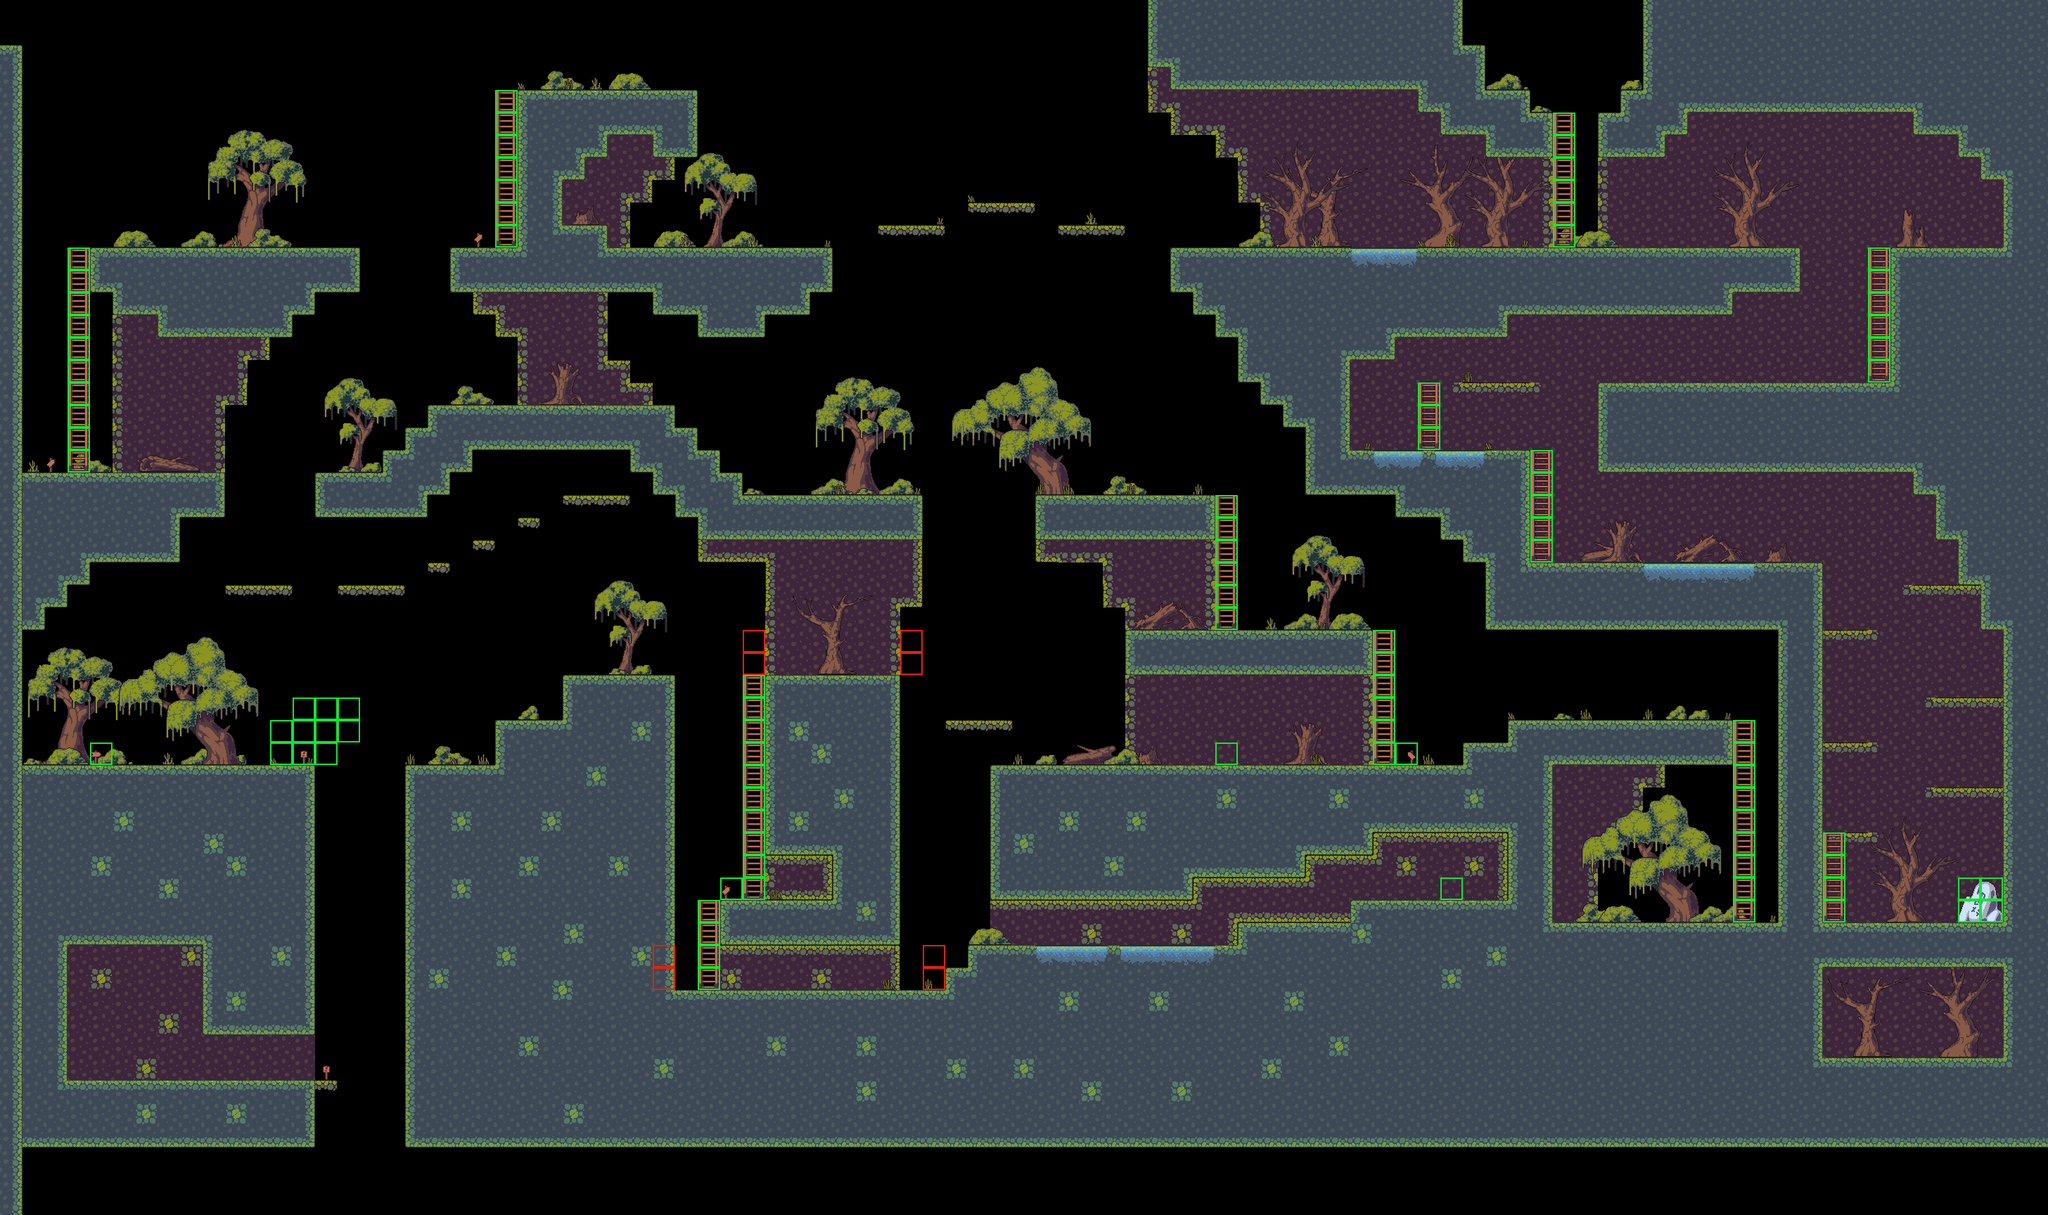

A 2D game scene composited from a Tiled map and its tileset images. What follows is a short description and the map's XML, with each tile layer's data collapsed to a summary:
An orthogonal 91x54 tile map with 32x32 px tiles, 14 tile layers (Tile Layer 1, trees, grass_bushes, ladders and pointers, ...), 1 hidden layer not drawn, 39 tilesets.

<map version="1.5" tiledversion="1.7.2" orientation="orthogonal" renderorder="right-down" width="91" height="54" tilewidth="32" tileheight="32" infinite="0" nextlayerid="20" nextobjectid="1">
 <tileset firstgid="1" name="Tileset" tilewidth="32" tileheight="32" tilecount="60" columns="10">
  <image source="Tileset.png" width="320" height="192" />
  <wangsets>
   <wangset name="terrain" type="mixed" tile="-1" />
   <wangset name="Unnamed Set" type="mixed" tile="-1" />
  </wangsets>
 </tileset>
 <tileset firstgid="61" name="stairs1" tilewidth="32" tileheight="32" tilecount="1" columns="1">
  <image source="free-swamp-game-tileset-pixel-art/3 Objects/Ladders/1.png" width="32" height="32" />
 </tileset>
 <tileset firstgid="62" name="stairs3" tilewidth="32" tileheight="32" tilecount="1" columns="1">
  <image source="free-swamp-game-tileset-pixel-art/3 Objects/Ladders/3.png" width="32" height="32" />
 </tileset>
 <tileset firstgid="63" name="stairs4" tilewidth="32" tileheight="32" tilecount="1" columns="1">
  <image source="free-swamp-game-tileset-pixel-art/3 Objects/Ladders/4.png" width="32" height="32" />
 </tileset>
 <tileset firstgid="64" name="stairs5" tilewidth="32" tileheight="32" tilecount="1" columns="1">
  <image source="free-swamp-game-tileset-pixel-art/3 Objects/Ladders/5.png" width="32" height="32" />
 </tileset>
 <tileset firstgid="65" name="stairs6" tilewidth="32" tileheight="32" tilecount="1" columns="1">
  <image source="free-swamp-game-tileset-pixel-art/3 Objects/Ladders/6.png" width="32" height="32" />
 </tileset>
 <tileset firstgid="66" name="Tileset1" tilewidth="32" tileheight="32" tilecount="60" columns="10">
  <image source="Tileset1.png" width="320" height="192" />
 </tileset>
 <tileset firstgid="126" name="bush1" tilewidth="32" tileheight="32" tilecount="1" columns="1">
  <image source="free-swamp-game-tileset-pixel-art/3 Objects/Bushes/1.png" width="32" height="32" />
 </tileset>
 <tileset firstgid="127" name="bush2" tilewidth="32" tileheight="32" tilecount="1" columns="1">
  <image source="free-swamp-game-tileset-pixel-art/3 Objects/Bushes/2.png" width="32" height="32" />
 </tileset>
 <tileset firstgid="128" name="bush4" tilewidth="32" tileheight="32" tilecount="1" columns="1">
  <image source="free-swamp-game-tileset-pixel-art/3 Objects/Bushes/4.png" width="32" height="32" />
 </tileset>
 <tileset firstgid="129" name="bush5" tilewidth="64" tileheight="32" tilecount="1" columns="1">
  <image source="free-swamp-game-tileset-pixel-art/3 Objects/Bushes/5.png" width="64" height="32" />
 </tileset>
 <tileset firstgid="130" name="bush7" tilewidth="64" tileheight="32" tilecount="1" columns="1">
  <image source="free-swamp-game-tileset-pixel-art/3 Objects/Bushes/7.png" width="64" height="32" />
 </tileset>
 <tileset firstgid="131" name="bush9" tilewidth="64" tileheight="32" tilecount="1" columns="1">
  <image source="free-swamp-game-tileset-pixel-art/3 Objects/Bushes/9.png" width="64" height="32" />
 </tileset>
 <tileset firstgid="132" name="pointer1" tilewidth="32" tileheight="32" tilecount="1" columns="1">
  <image source="free-swamp-game-tileset-pixel-art/3 Objects/Pointers/1.png" width="32" height="32" />
 </tileset>
 <tileset firstgid="133" name="pointer2" tilewidth="32" tileheight="32" tilecount="1" columns="1">
  <image source="free-swamp-game-tileset-pixel-art/3 Objects/Pointers/2.png" width="32" height="32" />
 </tileset>
 <tileset firstgid="134" name="pointer3" tilewidth="32" tileheight="32" tilecount="1" columns="1">
  <image source="free-swamp-game-tileset-pixel-art/3 Objects/Pointers/3.png" width="32" height="32" />
 </tileset>
 <tileset firstgid="135" name="pointer4" tilewidth="32" tileheight="32" tilecount="1" columns="1">
  <image source="free-swamp-game-tileset-pixel-art/3 Objects/Pointers/4.png" width="32" height="32" />
 </tileset>
 <tileset firstgid="136" name="pointer7" tilewidth="32" tileheight="32" tilecount="1" columns="1">
  <image source="free-swamp-game-tileset-pixel-art/3 Objects/Pointers/7.png" width="32" height="32" />
 </tileset>
 <tileset firstgid="137" name="pointer8" tilewidth="32" tileheight="32" tilecount="1" columns="1">
  <image source="free-swamp-game-tileset-pixel-art/3 Objects/Pointers/8.png" width="32" height="32" />
 </tileset>
 <tileset firstgid="138" name="ridge2" tilewidth="64" tileheight="32" tilecount="1" columns="1">
  <image source="free-swamp-game-tileset-pixel-art/3 Objects/Ridges/2.png" width="64" height="32" />
 </tileset>
 <tileset firstgid="139" name="ridge1" tilewidth="96" tileheight="32" tilecount="1" columns="1">
  <image source="free-swamp-game-tileset-pixel-art/3 Objects/Ridges/1.png" width="96" height="32" />
 </tileset>
 <tileset firstgid="140" name="ridge5" tilewidth="96" tileheight="32" tilecount="1" columns="1">
  <image source="free-swamp-game-tileset-pixel-art/3 Objects/Ridges/5.png" width="96" height="32" />
 </tileset>
 <tileset firstgid="141" name="ridge3" tilewidth="32" tileheight="32" tilecount="8" columns="4">
  <image source="free-swamp-game-tileset-pixel-art/3 Objects/Ridges/3.png" width="128" height="64" />
 </tileset>
 <tileset firstgid="149" name="ridge4" tilewidth="32" tileheight="32" tilecount="4" columns="2">
  <image source="free-swamp-game-tileset-pixel-art/3 Objects/Ridges/4.png" width="64" height="64" />
 </tileset>
 <tileset firstgid="153" name="ridge6" tilewidth="32" tileheight="32" tilecount="4" columns="2">
  <image source="free-swamp-game-tileset-pixel-art/3 Objects/Ridges/6.png" width="64" height="64" />
 </tileset>
 <tileset firstgid="157" name="tree1" tilewidth="32" tileheight="32" tilecount="16" columns="4">
  <image source="free-swamp-game-tileset-pixel-art/3 Objects/Trees/1.png" width="128" height="128" />
 </tileset>
 <tileset firstgid="173" name="tree2" tilewidth="32" tileheight="32" tilecount="20" columns="4">
  <image source="free-swamp-game-tileset-pixel-art/3 Objects/Trees/2.png" width="128" height="160" />
 </tileset>
 <tileset firstgid="193" name="tree3" tilewidth="32" tileheight="32" tilecount="20" columns="4">
  <image source="free-swamp-game-tileset-pixel-art/3 Objects/Trees/3.png" width="128" height="160" />
 </tileset>
 <tileset firstgid="213" name="willow1" tilewidth="32" tileheight="32" tilecount="20" columns="4">
  <image source="free-swamp-game-tileset-pixel-art/3 Objects/Willows/1.png" width="128" height="160" />
 </tileset>
 <tileset firstgid="233" name="willow2" tilewidth="32" tileheight="32" tilecount="30" columns="5">
  <image source="free-swamp-game-tileset-pixel-art/3 Objects/Willows/2.png" width="160" height="192" />
 </tileset>
 <tileset firstgid="263" name="willow3" tilewidth="32" tileheight="32" tilecount="42" columns="7">
  <image source="free-swamp-game-tileset-pixel-art/3 Objects/Willows/3.png" width="224" height="192" />
 </tileset>
 <tileset firstgid="305" name="grass1" tilewidth="32" tileheight="32" tilecount="1" columns="1">
  <image source="free-swamp-game-tileset-pixel-art/3 Objects/Grass/1.png" width="32" height="32" />
 </tileset>
 <tileset firstgid="306" name="grass2" tilewidth="32" tileheight="32" tilecount="1" columns="1">
  <image source="free-swamp-game-tileset-pixel-art/3 Objects/Grass/2.png" width="32" height="32" />
 </tileset>
 <tileset firstgid="307" name="grass3" tilewidth="32" tileheight="32" tilecount="1" columns="1">
  <image source="free-swamp-game-tileset-pixel-art/3 Objects/Grass/3.png" width="32" height="32" />
 </tileset>
 <tileset firstgid="308" name="grass5" tilewidth="32" tileheight="32" tilecount="1" columns="1">
  <image source="free-swamp-game-tileset-pixel-art/3 Objects/Grass/10.png" width="32" height="32" />
 </tileset>
 <tileset firstgid="309" name="grass4" tilewidth="32" tileheight="32" tilecount="1" columns="1">
  <image source="free-swamp-game-tileset-pixel-art/3 Objects/Grass/4.png" width="32" height="32" />
 </tileset>
 <tileset firstgid="310" name="collisionTiles" tilewidth="32" tileheight="32" tilecount="1" columns="1">
  <image source="collisionTiles.png" width="32" height="32" />
 </tileset>
 <tileset firstgid="311" name="collisionLadderTiles" tilewidth="32" tileheight="32" tilecount="1" columns="1">
  <image source="collisionLadderTiles.png" width="32" height="32" />
 </tileset>
 <tileset firstgid="312" name="stone1" tilewidth="32" tileheight="32" tilecount="4" columns="2">
  <image source="free-swamp-game-tileset-pixel-art/3 Objects/Stones/1.png" width="64" height="64" />
 </tileset>
 <layer id="1" name="Tile Layer 1" width="91" height="54" offsetx="0.5" offsety="0.5">
  <properties>
   <property name="Draw" type="int" value="1" />
  </properties>
  <data>[4914 cells, 2933 non-empty, 51 distinct tile ids]</data>
 </layer>
 <layer id="3" name="trees" width="91" height="54" offsetx="0.5" offsety="0.5">
  <properties>
   <property name="Draw" type="int" value="1" />
  </properties>
  <data>[4914 cells, 424 non-empty, 173 distinct tile ids]</data>
 </layer>
 <layer id="4" name="grass_bushes" width="91" height="54" offsetx="0.5" offsety="0.5">
  <properties>
   <property name="Draw" type="int" value="1" />
  </properties>
  <data>[4914 cells, 158 non-empty, 68 distinct tile ids]</data>
 </layer>
 <layer id="2" name="ladders and pointers" width="91" height="54" offsetx="0.5" offsety="0.5">
  <properties>
   <property name="Draw" type="int" value="1" />
  </properties>
  <data>[4914 cells, 87 non-empty, 11 distinct tile ids]</data>
 </layer>
 <layer id="5" name="colliders" width="91" height="54" visible="0" offsetx="0.5" offsety="0.5">
  <properties>
   <property name="Debug" type="int" value="1" />
   <property name="Navigation" type="int" value="1" />
  </properties>
  <data>[4914 cells, 1065 non-empty, 1 distinct tile ids]</data>
 </layer>
 <layer id="7" name="ladders_colliders" width="91" height="54">
  <properties>
   <property name="Debug" type="int" value="1" />
   <property name="Ladder" type="int" value="1" />
   <property name="Navigation" type="int" value="0" />
  </properties>
  <data>[4914 cells, 76 non-empty, 1 distinct tile ids]</data>
 </layer>
 <layer id="8" name="win_collider" width="91" height="54">
  <properties>
   <property name="Debug" type="int" value="1" />
   <property name="Navigation" type="int" value="0" />
   <property name="Win" type="int" value="1" />
  </properties>
  <data>[4914 cells, 4 non-empty, 1 distinct tile ids]</data>
 </layer>
 <layer id="9" name="controls" width="91" height="54">
  <properties>
   <property name="Controls" type="int" value="1" />
   <property name="Debug" type="int" value="1" />
   <property name="Navigation" type="int" value="0" />
  </properties>
  <data>[4914 cells, 1 non-empty, 1 distinct tile ids]</data>
 </layer>
 <layer id="10" name="tutorials" width="91" height="54">
  <properties>
   <property name="Debug" type="int" value="1" />
   <property name="Navigation" type="int" value="0" />
   <property name="Tutorials" type="int" value="1" />
  </properties>
  <data>[4914 cells, 14 non-empty, 1 distinct tile ids]</data>
 </layer>
 <layer id="11" name="chests" width="91" height="54">
  <properties>
   <property name="Debug" type="int" value="1" />
   <property name="Navigation" type="int" value="0" />
   <property name="openChest" type="int" value="1" />
  </properties>
  <data>[4914 cells, 1 non-empty, 1 distinct tile ids]</data>
 </layer>
 <layer id="13" name="dogLimitsR" width="91" height="54">
  <properties>
   <property name="DogLimitsR" type="int" value="1" />
  </properties>
  <data>[4914 cells, 2 non-empty, 1 distinct tile ids]</data>
 </layer>
 <layer id="14" name="dogLimitsL" width="91" height="54">
  <properties>
   <property name="DogLimitsL" type="int" value="1" />
  </properties>
  <data>[4914 cells, 2 non-empty, 1 distinct tile ids]</data>
 </layer>
 <layer id="17" name="catLimitsR" width="91" height="54">
  <properties>
   <property name="CatLimitsR" type="int" value="1" />
  </properties>
  <data>[4914 cells, 2 non-empty, 1 distinct tile ids]</data>
 </layer>
 <layer id="18" name="catLimitsL" width="91" height="54">
  <properties>
   <property name="CatLimitsL" type="int" value="1" />
  </properties>
  <data>[4914 cells, 2 non-empty, 1 distinct tile ids]</data>
 </layer>
 <layer id="19" name="CheckPoint" width="91" height="54">
  <properties>
   <property name="CheckPoint" type="int" value="1" />
   <property name="Draw" type="int" value="0" />
  </properties>
  <data>[4914 cells, 1 non-empty, 1 distinct tile ids]</data>
 </layer>
</map>
